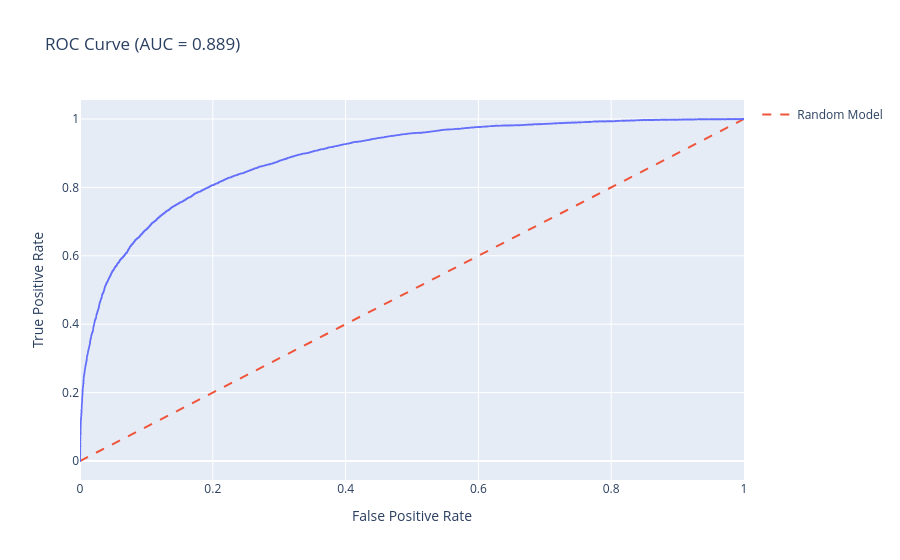

The code cell stored with this chart in its notebook:
### Code cell
fpr, tpr, thresholds = roc_curve(y_test, y_pred_proba)

# Create ROC curve
fig = px.line(
    x=fpr,
    y=tpr,
    title=f"ROC Curve (AUC = {auc:.3f})",
    labels={"x": "False Positive Rate", "y": "True Positive Rate"}
)

# Add diagonal (random model)
fig.add_scatter(
    x=[0, 1],
    y=[0, 1],
    mode='lines',
    name='Random Model',
    line=dict(dash='dash')
)

fig.show()

### Figure 1 — Plotly figure (JSON) as saved in the notebook; plotly's stock layout.template omitted (floating-point values rounded to 4 significant figures; data arrays with more than 128 entries replaced by an {"elided": "..."} marker saying what was removed)
{"data": [{"hovertemplate": "False Positive Rate=%{x}<br>True Positive Rate=%{y}<extra></extra>", "legendgroup": "", "line": {"color": "#636efa", "dash": "solid"}, "marker": {"symbol": "circle"}, "mode": "lines", "name": "", "showlegend": false, "type": "scattergl", "x": {"elided": "6514 float values"}, "xaxis": "x", "y": {"elided": "6514 float values"}, "yaxis": "y"}, {"line": {"dash": "dash"}, "mode": "lines", "name": "Random Model", "type": "scatter", "x": [0, 1], "y": [0, 1]}], "layout": {"legend": {"tracegroupgap": 0}, "title": {"text": "ROC Curve (AUC = 0.889)"}, "xaxis": {"anchor": "y", "domain": [0, 1], "title": {"text": "False Positive Rate"}}, "yaxis": {"anchor": "x", "domain": [0, 1], "title": {"text": "True Positive Rate"}}}}
